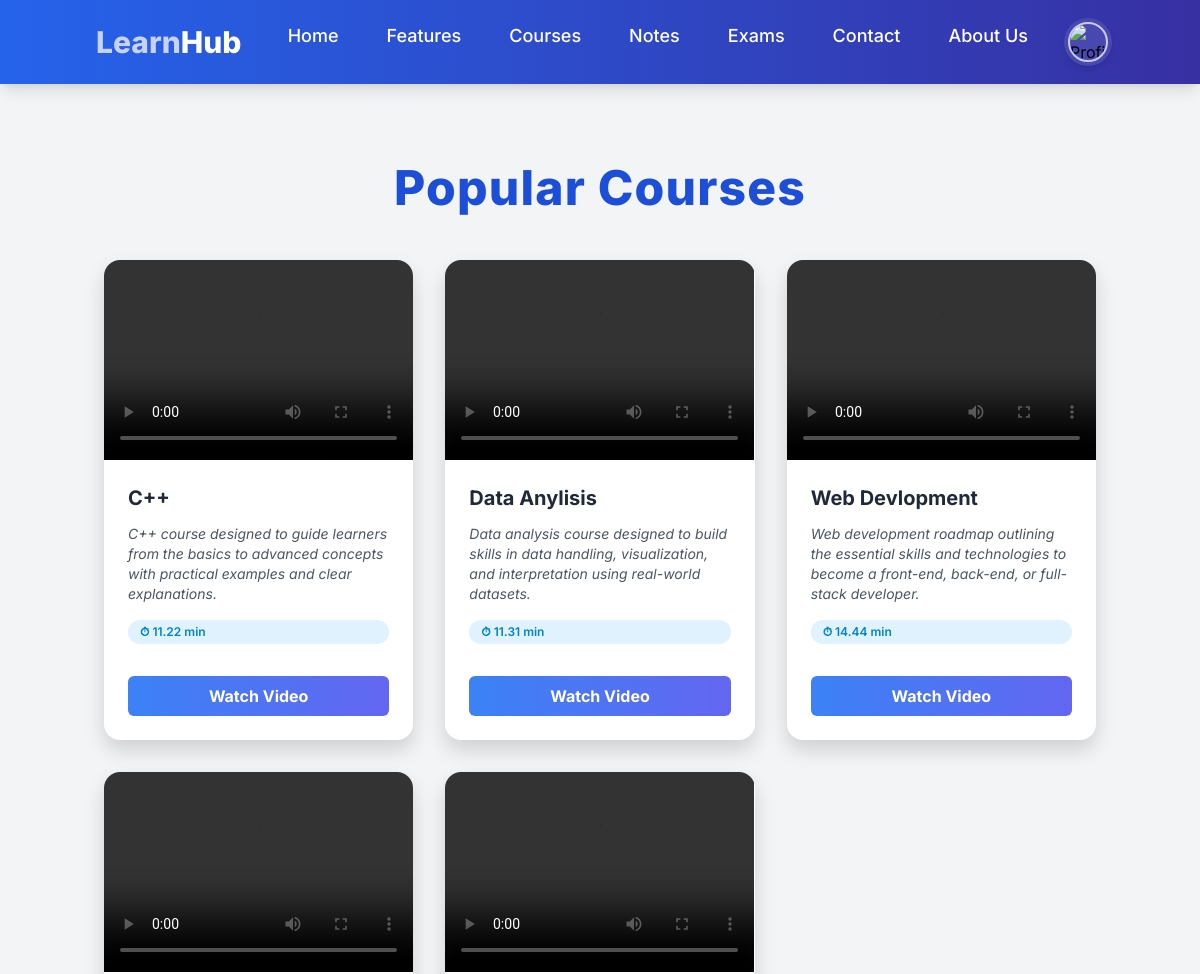
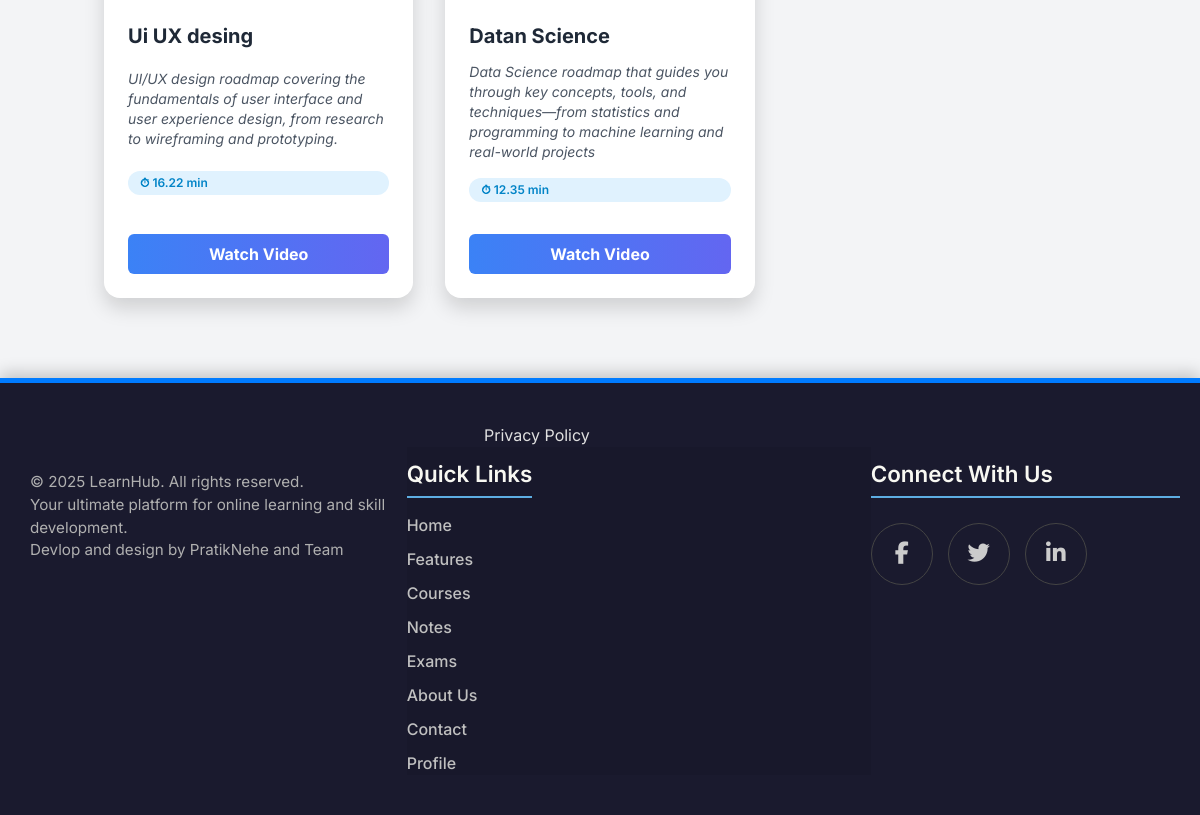
The app's page /courses/ (signed in) with its own data (2 pictures, top to bottom).
### learnapp/models.py (models this page shows, shortened)
class Video(models.Model):
    title = models.CharField(max_length=100)
    video=models.FileField(upload_to='video')
    info= models.CharField(max_length=1000)
    time=models.CharField(max_length=30)
    upload_at=models.DateTimeField(auto_now_add=True)

### learnapp/views.py (the view)
# urls.py: path('courses/',views.courses ,name='courses'),
@login_required(login_url='login')
def courses(request):
    v=Video.objects.all()
    p=exam.objects.all()
    return render(request,'courses.html',context={'v':v ,'p':p})

### template/courses.html (shortened to what this page needs)
{% load static %} {% include 'nav.html' %} {% block content %}
<!DOCTYPE html>
<html lang="en">
<head>
    <script src="https://cdn.tailwindcss.com"></script>
    <link rel="stylesheet" href="{% static 'css/courses.css' %}" />
</head>
<body class="bg-gray-100">
    <section class="py-16 md:py-20">
        <div class="container mx-auto px-4">
            <h1 class="text-5xl font-extrabold mb-12 text-center text-blue-700 tracking-wide">Popular Courses</h1>
            {% if v %}
            <div class="grid grid-cols-1 md:grid-cols-2 lg:grid-cols-3 gap-8">
                {% for i in v %}
                <div class="course-card animate-fadeIn" style="animation-delay: calc(0.1s * {{ forloop.counter0 }});">
                    <video controls preload="metadata" class="course-video">
                        <source src="{{ i.video.url }}" type="video/mp4" />
                    </video>
                    <div class="course-content">
                        <h3 class="course-title text-xl font-semibold mb-2">{{ i.title }}</h3>
                        <p class="course-info text-sm text-gray-700">{{ i.info }}</p>
                        <span class="course-time text-gray-500 text-xs mt-2">⏱ {{ i.time }}</span>
                        <a href="{% url 'video_detail' i.id %}" target="_blank" rel="noopener noreferrer">
                            <button class="watch-btn" data-video-id="{{ forloop.counter0 }}">Watch Video</button>
                        </a>
                    </div>
                </div>
                {% endfor %}
            </div>
            {% else %}
            <p class="text-center text-lg text-gray-700">No study videos uploaded yet.</p>
            {% endif %}
        </div>
    </section>
    {% include 'footer.html' %}
</body>
</html>
{% endblock %}

### static/css/nav.css (style rules this page uses)
body { margin: 0; font-family: 'Inter', sans-serif; }
a { text-decoration: none; color: white; }

### static/css/learnhub.css (style rules this page uses)
html { scroll-behavior: smooth; overflow-x: hidden; }
body { overflow-x: hidden; margin: 0; }
body { font-family: 'Inter', sans-serif; background-color: #1a59b8; }
.animate-fadeIn { animation-name: fadeIn; animation-duration: 0.5s; animation-timing-function: ease-out; animation-fill-mode: forwards; }
.course-card { background-color: #ffffff; border-radius: 16px; overflow: hidden; box-shadow: 0 10px 20px rgba(0, 0, 0, 0.15); transition: transform 0.3s ease, box-shadow 0.3s ease; }
.course-video { width: 100%; height: 200px; object-fit: cover; }
.course-content { padding: 1.5rem; }
.course-title { font-size: 1.25rem; font-weight: 700; color: #1f2937; margin-bottom: 0.75rem; }
.course-info { font-style: italic; color: #4b5563; margin-bottom: 0.5rem; }
.course-time { display: inline-block; background-color: #e0f2fe; color: #0284c7; font-size: 0.75rem; padding: 0.25rem 0.75rem; border-radius: 9999px; margin-bottom: 1rem; font-weight: 600; }
.watch-btn { display: block; width: 100%; background: linear-gradient(to right, #3b82f6, #6366f1); color: #fff; padding: 0.5rem 1rem; font-weight: bold; border-radius: 0.375rem; transition: background 0.3s ease; border: none; cursor: pointer; }

### static/css/courses.css (style rules this page uses)
body { background-color: white; }
.animate-fadeIn { animation-name: fadeIn; animation-duration: 0.5s; animation-timing-function: ease-out; animation-fill-mode: forwards; }
.course-card { background: white; border-radius: 8px; overflow: hidden; box-shadow: 0 4px 6px rgba(0, 0, 0, 0.1); display: flex; flex-direction: column; transition: transform 0.3s ease; }
.course-video { width: 100%; height: 200px; object-fit: cover; }
.course-content { padding: 1rem; flex: 1; display: flex; flex-direction: column; justify-content: space-between; }
.watch-btn { margin-top: 1rem; padding: 0.5rem 1rem; background-color: #2563eb; color: white; border: none; border-radius: 4px; cursor: pointer; transition: background 0.3s ease; }
.course-card { background-color: #ffffff; border-radius: 16px; overflow: hidden; box-shadow: 0 10px 20px rgba(0, 0, 0, 0.15); transition: transform 0.3s ease, box-shadow 0.3s ease; }
.course-content { padding: 1.5rem; }
.course-title { font-size: 1.25rem; font-weight: 700; color: #1f2937; margin-bottom: 0.75rem; }
.course-info { font-style: italic; color: #4b5563; margin-bottom: 0.5rem; }
.course-time { display: inline-block; background-color: #e0f2fe; color: #0284c7; font-size: 0.75rem; padding: 0.25rem 0.75rem; border-radius: 9999px; margin-bottom: 1rem; font-weight: 600; }
.watch-btn { display: block; width: 100%; background: linear-gradient(to right, #3b82f6, #6366f1); color: #fff; padding: 0.5rem 1rem; font-weight: bold; border-radius: 0.375rem; transition: background 0.3s ease; border: none; cursor: pointer; }

### template/footer.html (style rules this page uses)
html, body { height: 100%; margin: 0; display: flex; flex-direction: column; }
a { all: unset; }

### records on screen
Video: title "C++", info "C++ course designed to guide learners from the basics to advanced concepts with practical examples and clear explanations.", time "11.22 min"
Video: title "Data Anylisis", info "Data analysis course designed to build skills in data handling, visualization, and interpretation using real-world datasets.", time "11.31 min"
Video: title "Web Devlopment", info "Web development roadmap outlining the essential skills and technologies to become a front-end, back-end, or full-stack developer.", time "14.44 min"
Video: title "Ui UX desing", info "UI/UX design roadmap covering the fundamentals of user interface and user experience design, from research to wireframing and prototyping.", time "16.22 min"
Video: title "Datan Science", info "Data Science roadmap that guides you through key concepts, tools, and techniques—from statistics and programming to machine learning and real-world projects", time "12.35 min"
